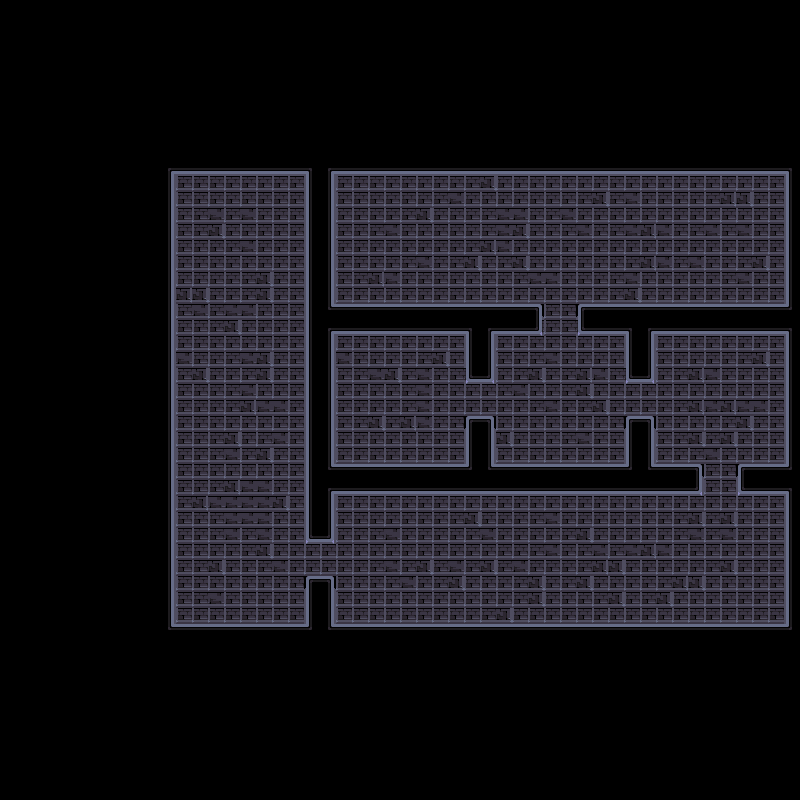

A 2D game scene composited from a Tiled map and its tileset images. What follows is a short description and the map's XML, with each tile layer's data collapsed to a summary:
An orthogonal 50x50 tile map with 16x16 px tiles, 2 tile layers (walls, ground).

<map version="1.10" tiledversion="1.10.2" orientation="orthogonal" renderorder="right-down" width="50" height="50" tilewidth="16" tileheight="16" infinite="0" nextlayerid="3" nextobjectid="1">
 <editorsettings>
  <export target="room02.json" format="json" />
 </editorsettings>
 <tileset firstgid="1" name="tilemap" tilewidth="16" tileheight="16" spacing="1" tilecount="900" columns="30">
  <image source="../tiles/tilemap.png" width="512" height="512" />
  <tile id="0">
   <properties>
    <property name="collides" type="bool" value="true" />
   </properties>
  </tile>
  <tile id="1">
   <properties>
    <property name="collides" type="bool" value="true" />
   </properties>
  </tile>
  <tile id="2">
   <properties>
    <property name="collides" type="bool" value="true" />
   </properties>
  </tile>
  <tile id="3">
   <properties>
    <property name="collides" type="bool" value="true" />
   </properties>
  </tile>
  <tile id="4">
   <properties>
    <property name="collides" type="bool" value="true" />
   </properties>
  </tile>
  <tile id="30">
   <properties>
    <property name="collides" type="bool" value="true" />
   </properties>
  </tile>
  <tile id="31">
   <properties>
    <property name="collides" type="bool" value="true" />
   </properties>
  </tile>
  <tile id="32">
   <properties>
    <property name="collides" type="bool" value="true" />
   </properties>
  </tile>
  <tile id="33">
   <properties>
    <property name="collides" type="bool" value="true" />
   </properties>
  </tile>
  <tile id="34">
   <properties>
    <property name="collides" type="bool" value="true" />
   </properties>
  </tile>
  <tile id="60">
   <properties>
    <property name="collides" type="bool" value="true" />
   </properties>
  </tile>
  <tile id="61">
   <properties>
    <property name="collides" type="bool" value="true" />
   </properties>
  </tile>
  <tile id="62">
   <properties>
    <property name="collides" type="bool" value="true" />
   </properties>
  </tile>
  <tile id="63">
   <properties>
    <property name="collides" type="bool" value="true" />
   </properties>
  </tile>
  <tile id="64">
   <properties>
    <property name="collides" type="bool" value="true" />
   </properties>
  </tile>
  <tile id="90">
   <properties>
    <property name="collides" type="bool" value="true" />
   </properties>
  </tile>
  <tile id="91">
   <properties>
    <property name="collides" type="bool" value="true" />
   </properties>
  </tile>
  <tile id="92">
   <properties>
    <property name="collides" type="bool" value="true" />
   </properties>
  </tile>
  <tile id="93">
   <properties>
    <property name="collides" type="bool" value="true" />
   </properties>
  </tile>
  <tile id="94">
   <properties>
    <property name="collides" type="bool" value="true" />
   </properties>
  </tile>
  <tile id="120">
   <properties>
    <property name="collides" type="bool" value="true" />
   </properties>
  </tile>
  <tile id="121">
   <properties>
    <property name="collides" type="bool" value="true" />
   </properties>
  </tile>
  <tile id="122">
   <properties>
    <property name="collides" type="bool" value="true" />
   </properties>
  </tile>
  <tile id="123">
   <properties>
    <property name="collides" type="bool" value="true" />
   </properties>
  </tile>
  <tile id="124">
   <properties>
    <property name="collides" type="bool" value="true" />
   </properties>
  </tile>
  <tile id="150">
   <properties>
    <property name="collides" type="bool" value="true" />
   </properties>
  </tile>
  <tile id="151">
   <properties>
    <property name="collides" type="bool" value="true" />
   </properties>
  </tile>
  <tile id="152">
   <properties>
    <property name="collides" type="bool" value="true" />
   </properties>
  </tile>
  <tile id="153">
   <properties>
    <property name="collides" type="bool" value="true" />
   </properties>
  </tile>
  <tile id="154">
   <properties>
    <property name="collides" type="bool" value="true" />
   </properties>
  </tile>
 </tileset>
 <layer id="1" name="walls" width="50" height="50">
  <data>[2500 cells, 318 non-empty, 15 distinct tile ids]</data>
 </layer>
 <layer id="2" name="ground" width="50" height="50">
  <data>[2500 cells, 884 non-empty, 3 distinct tile ids]</data>
 </layer>
</map>
